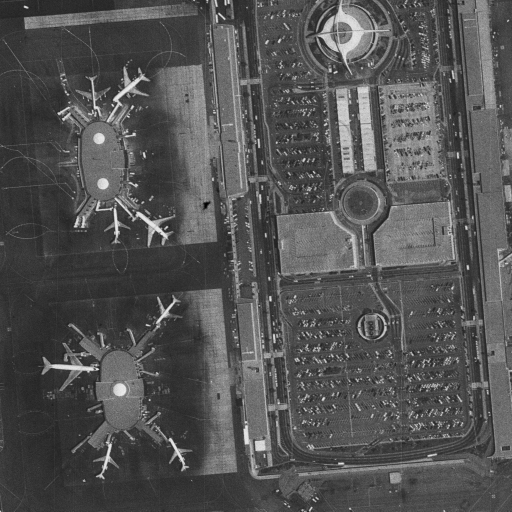
#> input picture data/Airport.bmp, 1024 x 1024 px (shown at 1/2 size)
$ jupyter execute '低ランク近似(特異値分解Ver).ipynb'
#> lines starting #> are read from the running program, lines starting #| are printed output that depends on the picture
#> in main, img is the input picture: shape (1024, 1024); min 0, max 240, mean 83
[cell 1]
import numpy as np
from numpy.linalg import svd, matrix_rank
from PIL import Image
import sys

def low_rank_approximation(k : int, limit : int , A : np.ndarray):
    """
    特異値分解から低ランク近似まで
    k : 近似サイズ
    limit : ファイルサイズ
    A : 行列
    """
#> called with k = 1, limit = 1024
    u, s, v = svd(A)
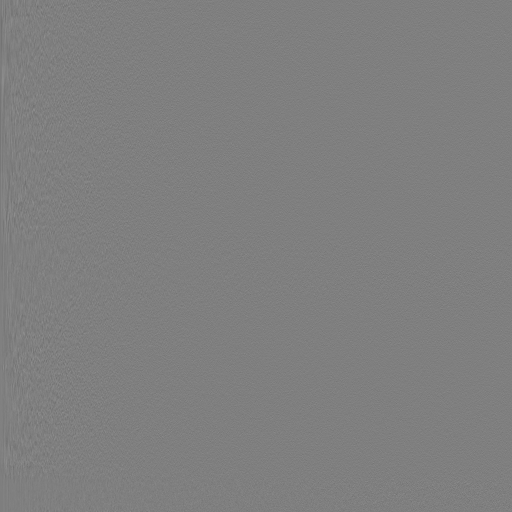
#> u: shape (1024, 1024) float64 (shown at 1/2 size); min -0.707, max 0.707, mean -2.93e-05; drawn with min black and max white
#> s = 1024 values, max 86803.9 at index 0, min 3.67e-11 at index 1023, mean 570.8
    if(k > s.shape[0]):
        sys.exit()
    u = u[:,0:k]
#> u = 1024 values, max -0.0233 at index 1001, min -0.0382 at index 285, mean -0.0311
    s = s[0:k]
#> s = [86803.9]
    v = v[0:k]
    A_return = (u @ np.diag(s) @ v)
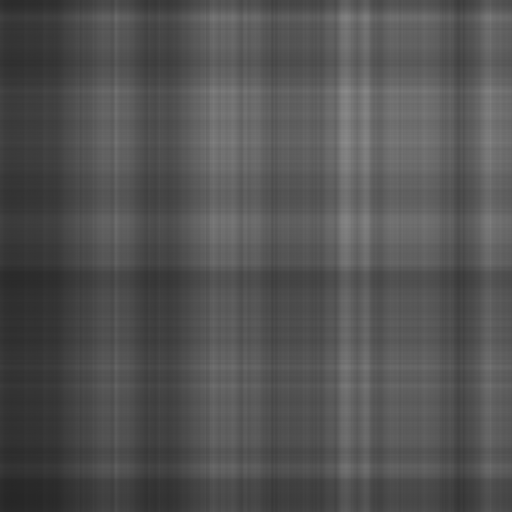
#> A_return: shape (1024, 1024) float64 (shown at 1/2 size); min 38.37, max 140.2, mean 83
    return Image.fromarray(np.uint8(A_return))

def main():
    """
    project -> code ->  R9_lowrank.py
           |
            -> data ->  Airport.bmp
           |
            -> output -> out0000.jpg
    """
    data_path = '../data/'
    output_path = '../output/'
    file_name = 'Airport.bmp'
    file_size = 1024
    k = 1

    img = np.array(Image.open(data_path+file_name).convert('L'))
    low_rank_approximation( k, file_size, img).save(output_path+'out'+str(k).zfill(4)+'.jpg')

if __name__ == '__main__':
    main()
